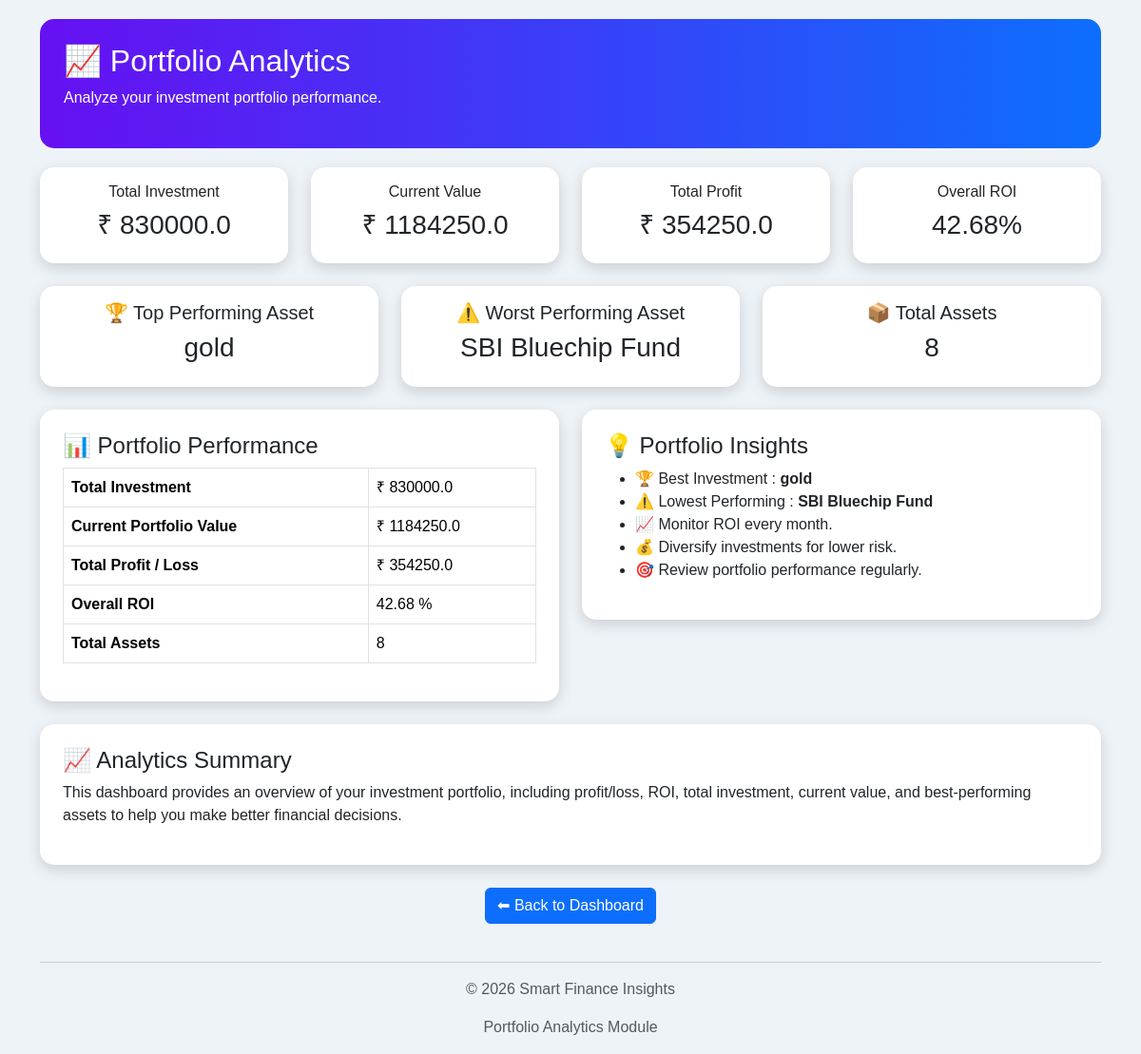
Screenshot of /portfolio_analytics with the database file from the repository.
### app.py (models this page shows)
class Investment(db.Model):
    id = db.Column(db.Integer, primary_key=True)
    asset = db.Column(db.String(100))
    investment_name = db.Column(db.String(100))
    purchase_date = db.Column(db.String(20))
    invested_amount = db.Column(db.Float)
    current_value = db.Column(db.Float)

### app.py (the view)
@app.route('/portfolio_analytics')
def portfolio_analytics():
    investments = Investment.query.all()
    total_investment = sum(i.invested_amount for i in investments)
    total_current = sum(i.current_value for i in investments)
    total_profit = total_current - total_investment
    if total_investment > 0:
        overall_roi = round((total_profit / total_investment) * 100, 2)
    else:
        overall_roi = 0
    top_asset = "No Data"
    worst_asset = "No Data"
    if investments:
        profits = [
            (i.investment_name, i.current_value - i.invested_amount)
            for i in investments
        ]
        top_asset = max(profits, key=lambda x: x[1])[0]
        worst_asset = min(profits, key=lambda x: x[1])[0]
    return render_template(
        "portfolio_analytics.html",
        total_investment=total_investment,
        total_current=total_current,
        total_profit=total_profit,
        overall_roi=overall_roi,
        total_assets=len(investments),
        top_asset=top_asset,
        worst_asset=worst_asset
    )

### templates/portfolio_analytics.html (shortened to what this page needs)
<!DOCTYPE html>
<html lang="en">
<head>
<link href="https://cdn.jsdelivr.net/npm/bootstrap@5.3.2/dist/css/bootstrap.min.css" rel="stylesheet">
</head>
<body>
<div class="container">
<div class="header">
<h2>📈 Portfolio Analytics</h2>
<p>Analyze your investment portfolio performance.</p>
</div>
<div class="row">
<div class="col-md-3">
<div class="card p-3 text-center">
<h6>Total Investment</h6>
<h3>₹ {{ total_investment }}</h3>
</div>
</div>
<div class="col-md-3">
<div class="card p-3 text-center">
<h6>Current Value</h6>
<h3>₹ {{ total_current }}</h3>
</div>
</div>
<div class="col-md-3">
<div class="card p-3 text-center">
<h6>Total Profit</h6>
<h3>₹ {{ total_profit }}</h3>
</div>
</div>
<div class="col-md-3">
<div class="card p-3 text-center">
<h6>Overall ROI</h6>
<h3>{{ overall_roi }}%</h3>
</div>
</div>
</div>
<br>
<div class="row">
<div class="col-md-4">
<div class="card p-3 text-center">
<h5>🏆 Top Performing Asset</h5>
<h3>{{ top_asset }}</h3>
</div>
</div>
<div class="col-md-4">
<div class="card p-3 text-center">
<h5>⚠️ Worst Performing Asset</h5>
<h3>{{ worst_asset }}</h3>
</div>
</div>
<div class="col-md-4">
<div class="card p-3 text-center">
<h5>📦 Total Assets</h5>
<h3>{{ total_assets }}</h3>
</div>
</div>
</div>
<br>
<div class="row">
<div class="col-md-6">
<div class="card p-4">
<h4>📊 Portfolio Performance</h4>
<table class="table table-bordered">
<tr>
<th>Total Investment</th>
<td>₹ {{ total_investment }}</td>
</tr>
<tr>
<th>Current Portfolio Value</th>
<td>₹ {{ total_current }}</td>
</tr>
<tr>
<th>Total Profit / Loss</th>
<td>₹ {{ total_profit }}</td>
</tr>
<tr>
<th>Overall ROI</th>
<td>{{ overall_roi }} %</td>
</tr>
<tr>
<th>Total Assets</th>
<td>{{ total_assets }}</td>
</tr>
</table>
</div>
</div>
<div class="col-md-6">
<div class="card p-4">
<h4>💡 Portfolio Insights</h4>
<ul>
<li>🏆 Best Investment :
<b>{{ top_asset }}</b></li>
<li>⚠️ Lowest Performing :
<b>{{ worst_asset }}</b></li>
<li>📈 Monitor ROI every month.</li>
<li>💰 Diversify investments for lower risk.</li>
<li>🎯 Review portfolio performance regularly.</li>
</ul>
</div>
</div>
</div>
<br>
<div class="card p-4">
<h4>📈 Analytics Summary</h4>
<p>
This dashboard provides an overview of your investment portfolio,
including profit/loss, ROI, total investment, current value,
and best-performing assets to help you make better financial decisions.
</p>
</div>
<br>
<div class="text-center">
<a href="/dashboard" class="btn btn-primary">
⬅ Back to Dashboard
</a>
</div>
<br>
<footer class="text-center text-muted">
<hr>
<p>© 2026 Smart Finance Insights</p>
<p>Portfolio Analytics Module</p>
</footer>
</div>
</body>
</html>

### templates/portfolio_analytics.html (style rules this page uses)
body { background:#eef3f8; font-family:Arial,sans-serif; }
.header { background:linear-gradient(90deg,#6610f2,#0d6efd); color:white; padding:25px; border-radius:15px; margin-top:20px; margin-bottom:20px; }
.card { border:none; border-radius:15px; box-shadow:0 5px 15px rgba(0,0,0,.15); }

### rows the page displays
Investment: investment_name "gold"
Investment: investment_name "SBI Bluechip Fund"

### other values shown
{{ total_investment }} "830000.0"
{{ total_current }} "1184250.0"
{{ total_profit }} "354250.0"
{{ overall_roi }} "42.68"
{{ total_assets }} "8"
